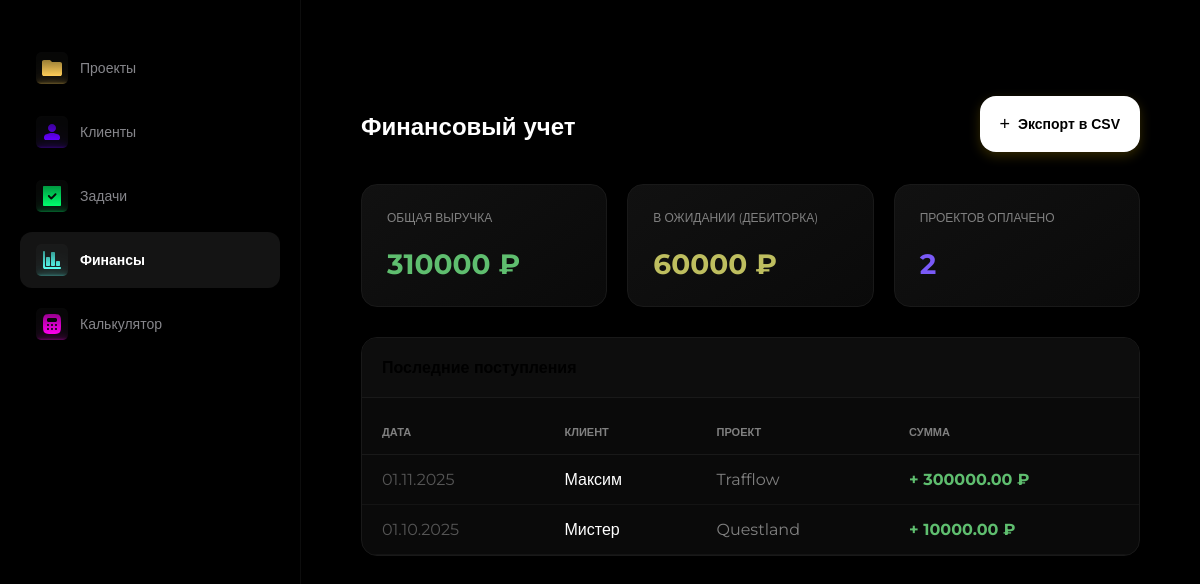
The app's page /finance/, older data.
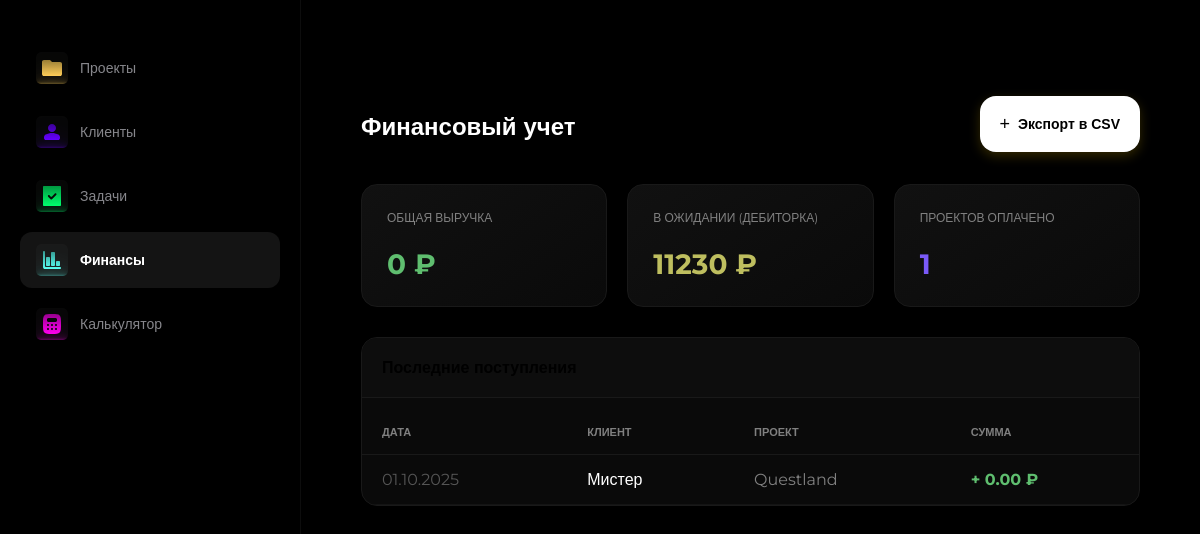
The same page, newer data.
### crm/models.py (models this page shows, shortened)
class Project(models.Model):
    STATUS_CHOICES = (
        ('planned', 'К выполнению'),
        ('inwork', 'В работе'),
        ('done', 'Завершён'),
        ('overdue', 'Просрочен'),
        ('paused', 'Приостановлен'),
    )
    PAYMENT_CHOICES = (
        ('paid', 'Оплачен'),
        ('not_paid', 'Не оплачен'),
        ('pending', 'Ожидает оплаты'),
    )
    title = models.CharField(max_length=200, verbose_name="Название проекта")
    client = models.ForeignKey(
        Client,
        on_delete=models.SET_NULL,
        null=True,
        blank=True,
        related_name='projects',
        verbose_name="Клиент"
    )
    description = models.TextField(blank=True, null=True, verbose_name="Описание проекта")
    status = models.CharField(max_length=20, choices=STATUS_CHOICES, default='planned', verbose_name="Статус")
    budget = models.DecimalField(max_digits=10, decimal_places=2, null=True, blank=True, verbose_name="Бюджет")
    start_date = models.DateField(null=True, blank=True, verbose_name="Дата начала")
    end_date = models.DateField(null=True, blank=True, verbose_name="Дата завершения")
    payment_status = models.CharField(max_length=20, choices=PAYMENT_CHOICES, default='not-paid', verbose_name="Оплата")
    order = models.PositiveIntegerField(default=0, verbose_name="Позиция")
    class Meta:
        ordering = ['status', 'order', 'id']

class Client(models.Model):
    name = models.CharField(max_length=200, verbose_name="Имя/Компания")
    contact_person = models.CharField(max_length=200, blank=True, null=True, verbose_name="Контактное лицо")
    email = models.EmailField(blank=True, null=True, verbose_name="Email")
    phone = models.CharField(max_length=20, blank=True, null=True, verbose_name="Телефон")
    telegram = models.CharField(max_length=100, blank=True, null=True, verbose_name="Telegram")
    is_vip = models.BooleanField(default=False, verbose_name="VIP статус")
    created_at = models.DateTimeField(auto_now_add=True, verbose_name="Дата добавления")
    class Meta:
        verbose_name = "Клиент"
        verbose_name_plural = "Клиенты"
        ordering = ['name']

### crm/views.py (the view)
# urls.py: path('finance/', views.finance, name='finance'),
def finance(request):
    total_revenue = Project.objects.filter(payment_status='paid').aggregate(Sum('budget'))['budget__sum'] or 0
    pending_payments = Project.objects.filter(
        payment_status='pending'
    ).exclude(status='done').aggregate(Sum('budget'))['budget__sum'] or 0
    recent_payments = Project.objects.filter(payment_status='paid').select_related('client').order_by('-id')
    return render(request, 'finance.html', {
        'total_revenue': total_revenue,
        'pending_payments': pending_payments,
        'recent_payments': recent_payments,
    })

### templates/finance.html (shortened to what this page needs)
{% extends 'base.html' %}
{% block content %}
<div class="content">
    <div class="topbar">
        <h1>Финансовый учет</h1>
        <button class="add-project-btn">Экспорт в CSV</button>
    </div>
    <div style="display: grid; grid-template-columns: repeat(3, 1fr); gap: 20px; margin-bottom: 30px;">
        <div class="project-card" style="padding: 25px; border: 1px solid #191919; background: linear-gradient(145deg, #111, #0a0a0a);">
            <div style="color: #808080; font-size: 12px; text-transform: uppercase; margin-bottom: 10px;">Общая выручка</div>
            <div style="font-size: 28px; font-weight: bold; color: #5FBE6F;">{{ total_revenue }} ₽</div>
        </div>
        <div class="project-card" style="padding: 25px; border: 1px solid #191919; background: linear-gradient(145deg, #111, #0a0a0a);">
            <div style="color: #808080; font-size: 12px; text-transform: uppercase; margin-bottom: 10px;">В ожидании (дебиторка)</div>
            <div style="font-size: 28px; font-weight: bold; color: #BEBE5F;">{{ pending_payments }} ₽</div>
        </div>
        <div class="project-card" style="padding: 25px; border: 1px solid #191919; background: linear-gradient(145deg, #111, #0a0a0a);">
            <div style="color: #808080; font-size: 12px; text-transform: uppercase; margin-bottom: 10px;">Проектов оплачено</div>
            <div style="font-size: 28px; font-weight: bold; color: #7A5AF8;">{{ recent_payments|length }}</div>
        </div>
    </div>
    <div class="project-card" style="padding: 0; overflow: hidden; border: 1px solid #191919;">
        <div style="padding: 20px; border-bottom: 1px solid #191919; background: #0D0D0D;">
            <h3 style="font-size: 16px; margin: 0;">Последние поступления</h3>
        </div>
        <table style="width: 100%; border-collapse: collapse; color: white; text-align: left;">
            <thead>
                <tr style="color: #808080; font-size: 11px; text-transform: uppercase; border-bottom: 1px solid #191919;">
                    <th style="padding: 15px 20px;">Дата</th>
                    <th style="padding: 15px 20px;">Клиент</th>
                    <th style="padding: 15px 20px;">Проект</th>
                    <th style="padding: 15px 20px;">Сумма</th>
                </tr>
            </thead>
            <tbody>
                {% for payment in recent_payments %}
                <tr style="border-bottom: 1px solid #141414;">
                    <td style="padding: 15px 20px; color: #555;">{{ payment.start_date|date:"d.m.Y" }}</td>
                    <td style="padding: 15px 20px; font-weight: 500;">{{ payment.client.name }}</td>
                    <td style="padding: 15px 20px; color: #808080;">{{ payment.title }}</td>
                    <td style="padding: 15px 20px; color: #5FBE6F; font-weight: bold;">+ {{ payment.budget }} ₽</td>
                </tr>
                {% empty %}
                <tr>
                    <td colspan="4" style="padding: 40px; text-align: center; color: #444;">Пока нет зафиксированных оплат</td>
                </tr>
                {% endfor %}
            </tbody>
        </table>
    </div>
</div>
{% endblock %}

Row changes from the older to the newer data that the page shows:
no longer on this page (row edited): Project: start_date "01.11.2025", client.name "Максим", title "Trafflow", budget "300000.00"
changed Project "Questland": budget "10000.00" → "0.00"
Text that changed along with them:
{{ total_revenue }}: "310000" → "0"
{{ pending_payments }}: "60000" → "11230"
{{ recent_payments|length }}: "2" → "1"
